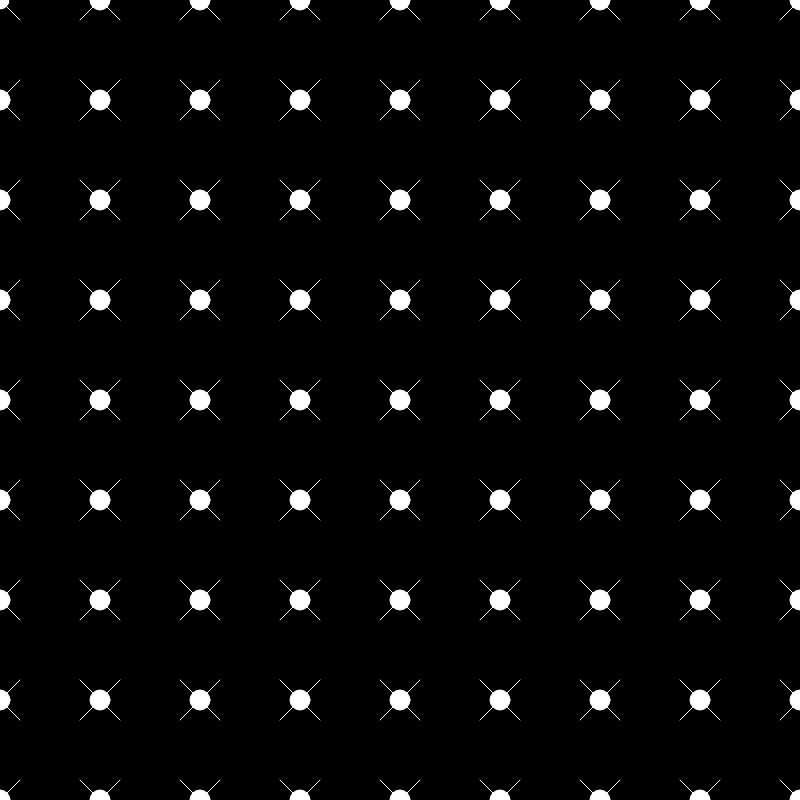
Frame 1 (no input)
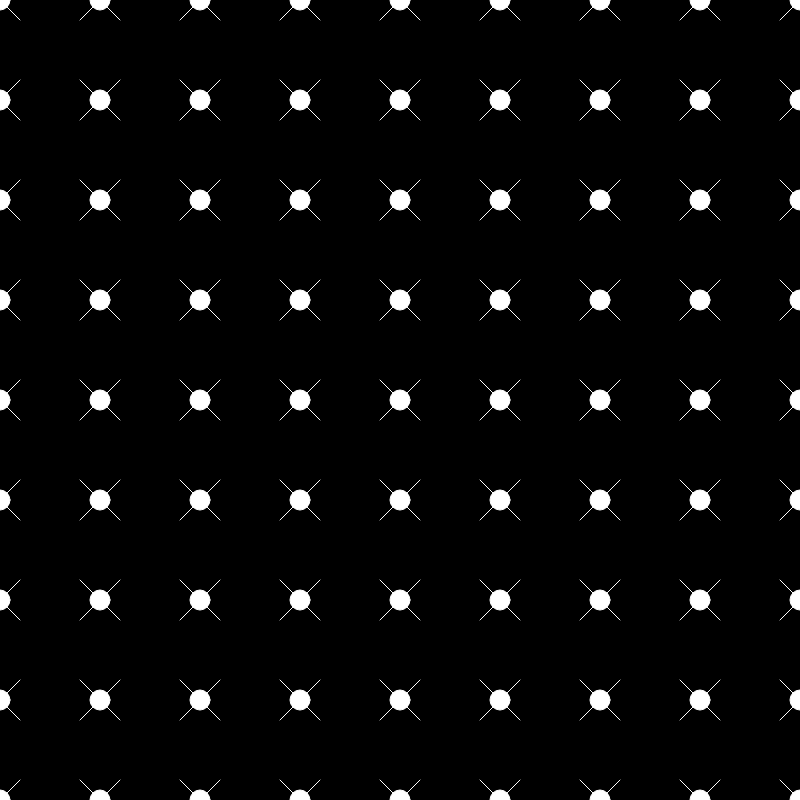
Frame 60 (no input)
Frame 120 (the mouse pressed at the canvas centre since frame 60): identical to frame 60, image omitted

The p5.js sketch that drew these frames (run headless with seeded random() and noise() and a simulated clock; from frame 60 on, the mouse is pressed at the canvas centre):

// p5.js sketch
// ── sketch.js
function setup() {
  createCanvas(800, 800);
}

function draw() {
  background(0);
  //dibujemos la figura 3 veces en ubicaciones cualquiera
  //miFigura(100,300);
  //miFigura(400,400);
  //miFigura(0,0);

  // dibujemos varias veces para el lado
  // for (let i = 0; i < 40; i++) {
  //   miFigura(50 * i, 20 * i);
  // }

  //dibujemos varias veces en filas y columnas
  for (let i = 0; i < width; i += 10) {
    for (let j = 0; j < height; j += 10) {
      miFigura(10 * i, 10 * j);
    }
  }
}

function miFigura(centroX, centroY) {
  ellipse(centroX, centroY, 20, 20);
  stroke(255);
  line(centroX, centroY, centroX - 20, centroY - 20);
  line(centroX, centroY, centroX + 20, centroY - 20);
  line(centroX, centroY, centroX + 20, centroY + 20);
  line(centroX, centroY, centroX - 20, centroY + 20);
}
